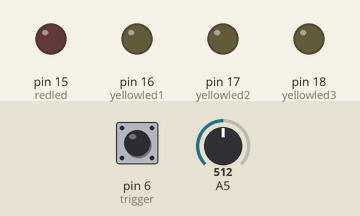
Recording of a sketch running on a simulated Arduino Uno, built with avr-gcc and run on an emulated ATmega328P. On the bench: output pins drawn as LEDs (lit = HIGH). Dashed ring = blinking. The inputs (shaded band) are chosen by the test bench; at power-on: pin 6 (trigger) HIGH, A5 = 512. Random numbers use the default seed unless the sketch sets one; the audio player accepts every command and is not drawn.

Above: at 1.7 s.
1.8 s: pin 6 (trigger) pulled LOW for 1 s
At 2.04 s:
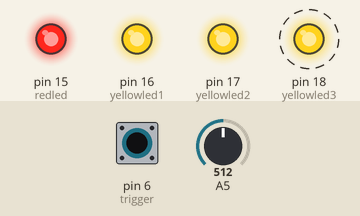
4.8 s: pin 6 (trigger) pulled LOW for 0.15 s
At 4.99 s:
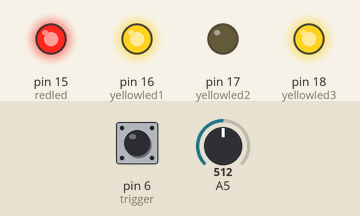
6.5 s: pin 6 (trigger) pulled LOW for 3.2 s
At 6.74 s:
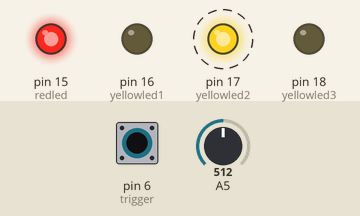
Timing chart, 0 to 11.3 s (numbered marks = the images above; inputs shaded):
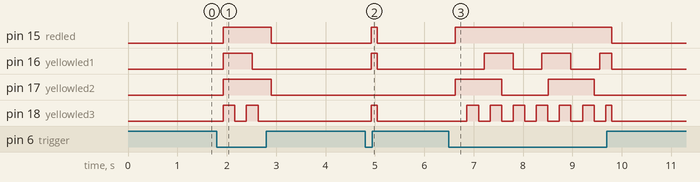

The sketch:

thermal_detonator_random_blink.ino
```cpp
#include "Arduino.h"
#include "SoftwareSerial.h"
#include <DFPlayerMini_Fast.h>

SoftwareSerial mySoftwareSerial(10, 11); // RX, TX
DFPlayerMini_Fast myDFPlayer;

//Led Pins
int redled = 15;
int trigger = 6;
int yellowled1 = 16;
int yellowled2 = 17;
int yellowled3 = 18;

// Intial State of Yellow Led
int yellowled1state = LOW;
int yellowled2state = LOW;
int yellowled3state = LOW;

//Blink intervals not used
//long yellowled1interval = 500;
//long yellowled2interval = 1000;
//long yellowled3interval = 1500;

//Timers for yellow leds
long yellow1previousMillis = 0;
long yellow2previousMillis = 0;
long yellow3previousMillis = 0;

//Debounce values
const int debounceDelay = 100;
unsigned long lastDebounceTime = 0;
int lastSteadyState = LOW;
int lastFlickerableState = LOW;
int currentState;

void setup()
{
  pinMode(yellowled1, OUTPUT);
  pinMode(yellowled2, OUTPUT);
  pinMode(yellowled3, OUTPUT);
  pinMode(redled, OUTPUT);
  pinMode(trigger, INPUT_PULLUP);
  mySoftwareSerial.begin(9600);
  myDFPlayer.begin(mySoftwareSerial, true);
  myDFPlayer.volume(29);
  //Serial.begin(9600);
}

void loop(){
  randomSeed(analogRead(5));
  currentState = digitalRead(trigger);
  if (currentState != lastFlickerableState) {
    lastDebounceTime = millis();
    lastFlickerableState = currentState;
  }
  if ((millis() - lastDebounceTime) > debounceDelay) {
    if(lastSteadyState  == HIGH && currentState == LOW)
        {
         //Serial.println("HIGH/LOW");
          myDFPlayer.loop(1);
          digitalWrite(redled, HIGH);
          flashLoop(yellowled1state,yellowled1,yellow1previousMillis,random(200, 1000));
          flashLoop(yellowled2state,yellowled2,yellow2previousMillis,random(200, 1000));
          flashLoop(yellowled3state,yellowled3,yellow3previousMillis,random(200, 1000));
        }
        else if(lastSteadyState  == LOW && currentState == LOW){
          //Serial.println("LOW/LOW");
          flashLoop(yellowled1state,yellowled1,yellow1previousMillis,random(200, 1000));
          flashLoop(yellowled2state,yellowled2,yellow2previousMillis,random(200, 1000));
          flashLoop(yellowled3state,yellowled3,yellow3previousMillis,random(200, 1000));
        }
        else if(lastSteadyState  == LOW && currentState == HIGH){
         // Serial.println("LOW/HIGH");
          myDFPlayer.stop();
          digitalWrite(redled, LOW);
          digitalWrite(yellowled1, LOW);
          digitalWrite(yellowled2, LOW);
          digitalWrite(yellowled3, LOW);
          yellow1previousMillis = 0;
          yellow2previousMillis = 0;
          yellow3previousMillis = 0;
        }
        else if(lastSteadyState  == LOW && currentState == LOW){
         // Serial.println("LOW/LOW");
          myDFPlayer.stop();
          digitalWrite(redled, LOW);
          digitalWrite(yellowled1, LOW);
          digitalWrite(yellowled2, LOW);
          digitalWrite(yellowled3, LOW);
          yellow1previousMillis = 0;
          yellow2previousMillis = 0;
          yellow3previousMillis = 0;
        }
        lastSteadyState = currentState;
  }
}// Close Main

void flashLoop(int &ledState, int &ledPin, long &previousMillis, long interval){
 long currentMillis = millis();
  if (currentMillis - previousMillis >= interval){
    previousMillis = currentMillis;
    if (ledState == LOW){
      ledState = HIGH;
      digitalWrite(ledPin, ledState);
      }
      else{
      ledState = LOW;
      digitalWrite(ledPin, ledState);
    }
  }
}//close flashLoop
```

Measured:
- after the input at 1.8 s, pin 15 (redled), pin 17 (yellowled2): LOW → HIGH after 0.13 s, → LOW 0.97 s later; pin 16 (yellowled1): LOW → HIGH after 0.13 s, → LOW 0.58 s later; pin 18 (yellowled3): alternates HIGH for 0.23 s and LOW for 0.23 s, 4 changes in all, then stays LOW, starting after 0.13 s
- after the input at 4.8 s, pin 15 (redled), pin 16 (yellowled1), pin 18 (yellowled3): LOW → HIGH after 0.13 s, → LOW 0.12 s later
- after the input at 6.5 s, pin 15 (redled): LOW → HIGH after 0.13 s, → LOW 3.2 s later; pin 16 (yellowled1): goes HIGH 0.58 s, LOW 0.58 s, HIGH 0.58 s, LOW 0.58 s, HIGH 0.25 s, then LOW, starting after 0.71 s
